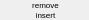
        <widget class="PyDMFrame" name="composite_4">
          <property name="geometry">
            <rect>
              <x>293</x>
              <y>345</y>
              <width>89</width>
              <height>20</height>
            </rect>
          </property>
          <property name="sizePolicy">
            <sizepolicy hsizetype="Ignored" vsizetype="Ignored">
              <horstretch>0</horstretch>
              <verstretch>0</verstretch>
            </sizepolicy>
          </property>
          <layout class="QGridLayout" name="gridLayout_1" columnstretch="18,6,41,8,16" rowstretch="7,1,2,10">
            <property name="leftMargin">
              <number>0</number>
            </property>
            <property name="topMargin">
              <number>0</number>
            </property>
            <property name="rightMargin">
              <number>0</number>
            </property>
            <property name="bottomMargin">
              <number>0</number>
            </property>
            <property name="horizontalSpacing">
              <number>0</number>
            </property>
            <property name="verticalSpacing">
              <number>0</number>
            </property>
            <item row="1" column="3" colspan="2">
              <widget class="PyDMDrawingLine" name="polyline_1">
                <property name="geometry">
                  <rect>
                    <x>65</x>
                    <y>7</y>
                    <width>24</width>
                    <height>1</height>
                  </rect>
                </property>
                <property name="sizePolicy">
                  <sizepolicy hsizetype="Ignored" vsizetype="Ignored">
                    <horstretch>0</horstretch>
                    <verstretch>0</verstretch>
                  </sizepolicy>
                </property>
                <property name="toolTip">
                  <string>polyline_1</string>
                </property>
                <property name="brush" stdset="0">
                  <brush brushstyle="SolidPattern">
                    <color alpha="255">
                      <red>0</red>
                      <green>0</green>
                      <blue>0</blue>
                    </color>
                  </brush>
                </property>
                <property name="penStyle" stdset="0">
                  <enum>Qt::SolidLine</enum>
                </property>
                <property name="penColor" stdset="0">
                  <color>
                    <red>0</red>
                    <green>0</green>
                    <blue>0</blue>
                  </color>
                </property>
                <property name="penWidth" stdset="0">
                  <double>1</double>
                </property>
                <property name="penCapStyle" stdset="0">
                  <enum>Qt::FlatCap</enum>
                </property>
                <property name="penWidth" stdset="0">
                  <double>1</double>
                </property>
                <property name="penStyle" stdset="0">
                  <enum>Qt::SolidLine</enum>
                </property>
                <property name="penColor" stdset="0"/>
                <property name="penCapStyle" stdset="0">
                  <enum>Qt::FlatCap</enum>
                </property>
              </widget>
            </item>
            <item row="1" column="0" colspan="2">
              <widget class="PyDMDrawingLine" name="polyline_2">
                <property name="geometry">
                  <rect>
                    <x>0</x>
                    <y>7</y>
                    <width>24</width>
                    <height>1</height>
                  </rect>
                </property>
                <property name="sizePolicy">
                  <sizepolicy hsizetype="Ignored" vsizetype="Ignored">
                    <horstretch>0</horstretch>
                    <verstretch>0</verstretch>
                  </sizepolicy>
                </property>
                <property name="toolTip">
                  <string>polyline_2</string>
                </property>
                <property name="brush" stdset="0">
                  <brush brushstyle="SolidPattern">
                    <color alpha="255">
                      <red>0</red>
                      <green>0</green>
                      <blue>0</blue>
                    </color>
                  </brush>
                </property>
                <property name="penStyle" stdset="0">
                  <enum>Qt::SolidLine</enum>
                </property>
                <property name="penColor" stdset="0">
                  <color>
                    <red>0</red>
                    <green>0</green>
                    <blue>0</blue>
                  </color>
                </property>
                <property name="penWidth" stdset="0">
                  <double>1</double>
                </property>
                <property name="penCapStyle" stdset="0">
                  <enum>Qt::FlatCap</enum>
                </property>
                <property name="penWidth" stdset="0">
                  <double>1</double>
                </property>
                <property name="penStyle" stdset="0">
                  <enum>Qt::SolidLine</enum>
                </property>
                <property name="penColor" stdset="0"/>
                <property name="penCapStyle" stdset="0">
                  <enum>Qt::FlatCap</enum>
                </property>
              </widget>
            </item>
            <item row="3" column="1" colspan="3">
              <widget class="QLabel" name="text_3">
                <property name="geometry">
                  <rect>
                    <x>18</x>
                    <y>10</y>
                    <width>55</width>
                    <height>10</height>
                  </rect>
                </property>
                <property name="sizePolicy">
                  <sizepolicy hsizetype="Ignored" vsizetype="Ignored">
                    <horstretch>0</horstretch>
                    <verstretch>0</verstretch>
                  </sizepolicy>
                </property>
                <property name="text">
                  <string>insert</string>
                </property>
                <property name="font">
                  <font>
                    <pointsize>6</pointsize>
                  </font>
                </property>
                <property name="brush" stdset="0">
                  <brush brushstyle="SolidPattern">
                    <color alpha="255">
                      <red>0</red>
                      <green>0</green>
                      <blue>0</blue>
                    </color>
                  </brush>
                </property>
                <property name="toolTip">
                  <string>text_3</string>
                </property>
                <property name="alignment">
                  <set>Qt::AlignCenter</set>
                </property>
                <property name="styleSheet">
                  <string notr="true">QLabel#text_3 {
  color: rgb(0, 0, 0);
  }</string>
                </property>
              </widget>
            </item>
            <item row="0" column="1" rowspan="3" colspan="3">
              <widget class="QLabel" name="text_4">
                <property name="geometry">
                  <rect>
                    <x>18</x>
                    <y>0</y>
                    <width>55</width>
                    <height>10</height>
                  </rect>
                </property>
                <property name="sizePolicy">
                  <sizepolicy hsizetype="Ignored" vsizetype="Ignored">
                    <horstretch>0</horstretch>
                    <verstretch>0</verstretch>
                  </sizepolicy>
                </property>
                <property name="text">
                  <string>remove</string>
                </property>
                <property name="font">
                  <font>
                    <pointsize>6</pointsize>
                  </font>
                </property>
                <property name="brush" stdset="0">
                  <brush brushstyle="SolidPattern">
                    <color alpha="255">
                      <red>0</red>
                      <green>0</green>
                      <blue>0</blue>
                    </color>
                  </brush>
                </property>
                <property name="toolTip">
                  <string>text_4</string>
                </property>
                <property name="alignment">
                  <set>Qt::AlignCenter</set>
                </property>
                <property name="styleSheet">
                  <string notr="true">QLabel#text_4 {
  color: rgb(0, 0, 0);
  }</string>
                </property>
              </widget>
            </item>
          </layout>
        </widget>
